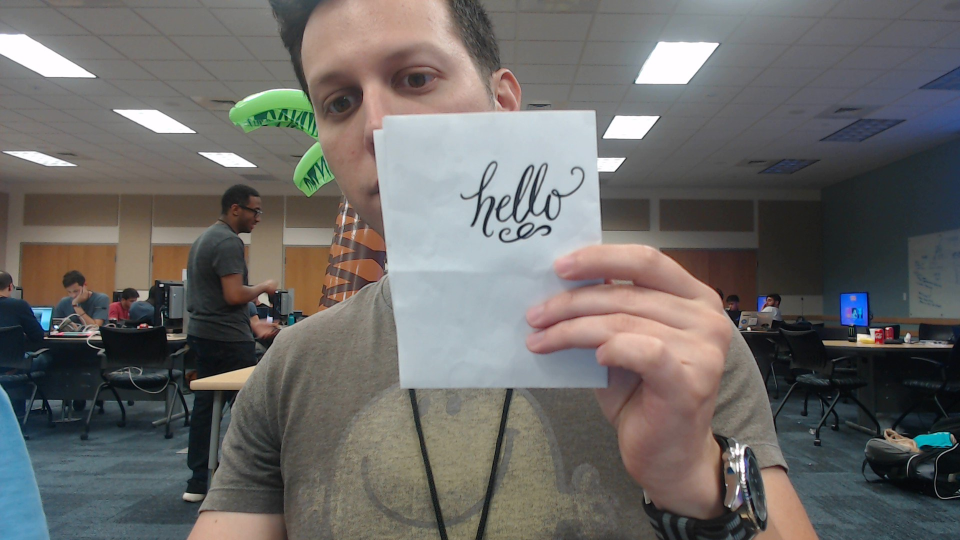
#> input picture cam_img.jpg, 1920 x 1080 px, given in place of the camera (shown at 1/2 size)
$ python main.py
#> lines starting #> are read from the running program, lines starting #| are printed output that depends on the picture; after the words box and inside, x2 and y2 are one past the last pixel; in counts of white or black regions, pixels touching at a corner belong together
import cv2
import numpy as np

cap = cv2.VideoCapture(1)

def mse(imageA, imageB):
	# NOTE: the two images must have the same dimension
	err = np.sum((imageA.astype("float") - imageB.astype("float")) ** 2)
	err /= float(imageA.shape[0] * imageA.shape[1])

	return err

while True:
    ret, frame = cap.read()
#> frame is the input picture: shape (1080, 1920, 3); mean B, G, R 102.6, 104.7, 106.8

    # converting BGR to HSV
    hsv = cv2.cvtColor(frame, cv2.COLOR_BGR2HSV)
#> hsv: shape (1080, 1920, 3); mean H, S, V 60.5, 48.3, 115.1

    # define range of red color in HSV
    lower_red = np.array([30,150,50])
    upper_red = np.array([255,255,180])

    # create a red HSV colour boundary and
    # threshold HSV image
    mask = cv2.inRange(hsv, lower_red, upper_red)
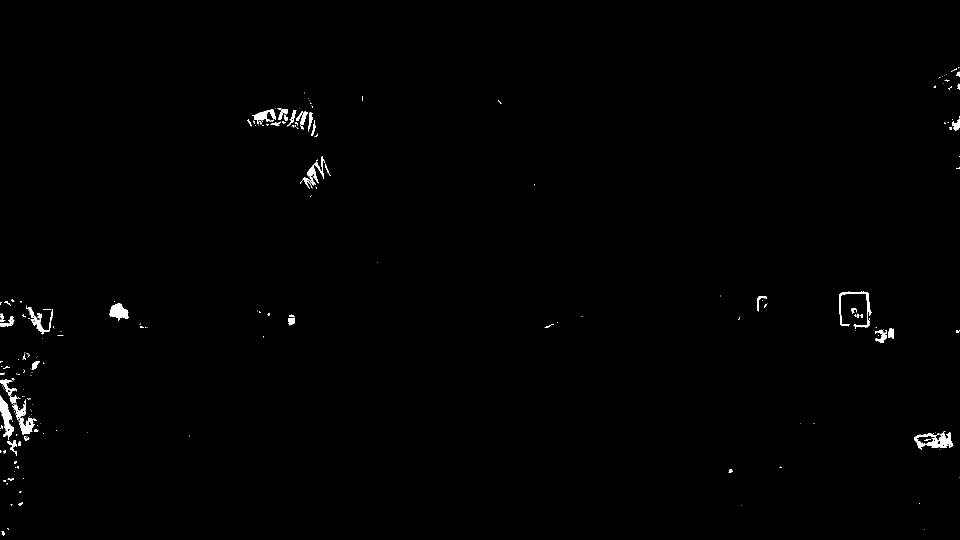
#> mask: shape (1080, 1920) (shown at 1/2 size); 0.57% white; 232 white regions (178 under 20 px), largest, box (x1, y1, x2, y2) and area: (1828, 863, 1907, 899) 1154, (0, 791, 28, 880) 1070, (25, 799, 74, 870) 971

    # Bitwise-AND mask and original image
    res = cv2.bitwise_and(frame,frame, mask= mask)

    # Display an original image
    cv2.imshow('Original',frame)

    # finds edges in the input image image and
    # marks them in the output map edges
    cam_edges = cv2.Canny(frame,100,200)
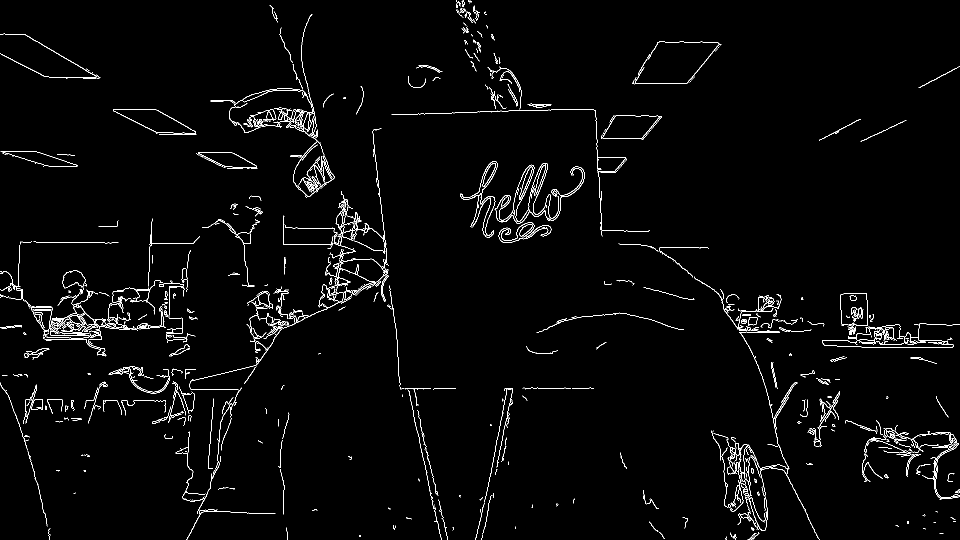
#> cam_edges: shape (1080, 1920) (shown at 1/2 size); 2.1% white in thin lines or dots

    # Display edges in a frame
    cv2.imshow('Edges',cam_edges)

    imgFile = cv2.imread('test.jpg')
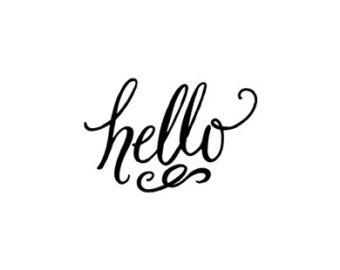
#> input picture test.jpg, 340 x 270 px
#> imgFile is the input picture: shape (270, 340, 3); min 0, max 255, mean 243.8
    imgFile_edges = cv2.Canny(imgFile,640,480)
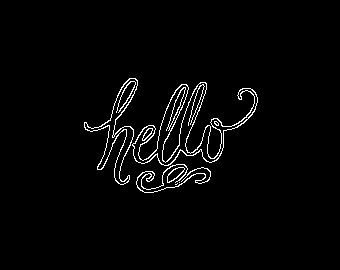
#> imgFile_edges: shape (270, 340); 2.4% white in thin lines or dots, all inside (x1, y1, x2, y2) = (84, 78, 258, 193)

    resize_img = cv2.resize(imgFile_edges, (640,480))
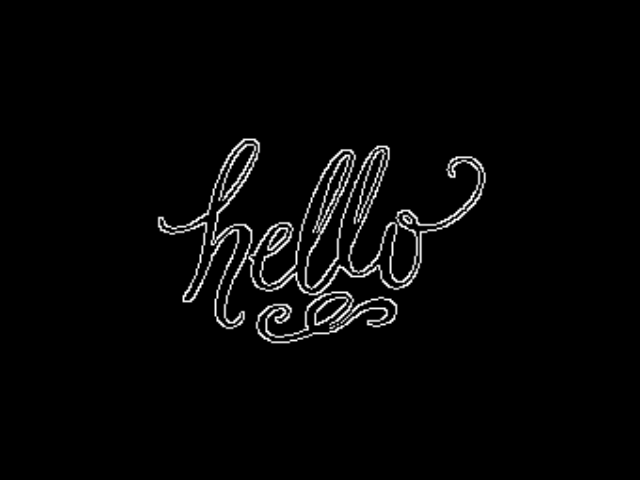
#> resize_img: shape (480, 640); min 0, max 255, mean 6.2

    cv2.imshow('image', resize_img)

    #   Compare both images
	# 	No longer using mse function, as it does not compare edges
#> (the run stopped early here; a loop or call above may not have finished)
